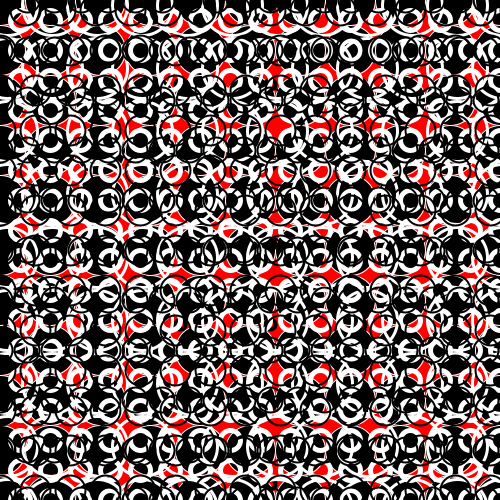
Frame 1 (no input)
Frame 60 (the mouse pressed at the canvas centre just before this capture): identical to frame 1, image omitted
Frame 120 (the mouse held since frame 60 and released just before this capture): identical to frame 1, image omitted

The Processing sketch that drew this single still picture (run headless with seeded random() and noise(); from frame 60 on, the mouse is pressed at the canvas centre):

// Processing sketch: processing_32941
// ── processing_32941.pde

int i=0;
int j=0;
int k=5;
int l=5;
int m=0;
int n=7;
int o=0;
int p=0;
int q=4;
int r=20;
int s=20;
int t=5;

void setup () {
  size (500,500);
  background (255,0,0);
  smooth();

 fill(0);
 stroke (255);
  while (j<11){
   
    while (i<11){
    ellipse (i*50, j*50, 50, 50);
    i=i+1;
    }
    j=j+1;
    i=0;
  }
  noFill();
  stroke (0);
 strokeWeight (4);
 while (q<521){
 
 while (p<521){
 ellipse (p*6, q, 10, 10);
 p=p+15;
 }
 q=q+80;
 p=0;
 }
 
}

void draw (){
 
  strokeWeight (5);
stroke (255);

while (s<521){
while (r<521){
ellipse (r, s, 20, 20);
r=r+30;
}
s=s+30;
r=20;
}

strokeWeight(3);
stroke (255);
while (t<521){
while (n<521){
 ellipse (n, t, 60, 60);
n=n+45;
}
t=t+63;
n=7;
}
  
  strokeWeight (2);
  stroke (0);
 while (l<521){ 
   
 while (k<521){ 
 ellipse (k*5, l*2, 30, 30);
k=k+7;
}
l=l+20;
k=0;
 }
  
  while (o<521){
  
 while (m<521){
ellipse (m*3, o*5, 25, 25);
 m=m+9;
 }
 o=o+10;
 m=0;
  }

}
